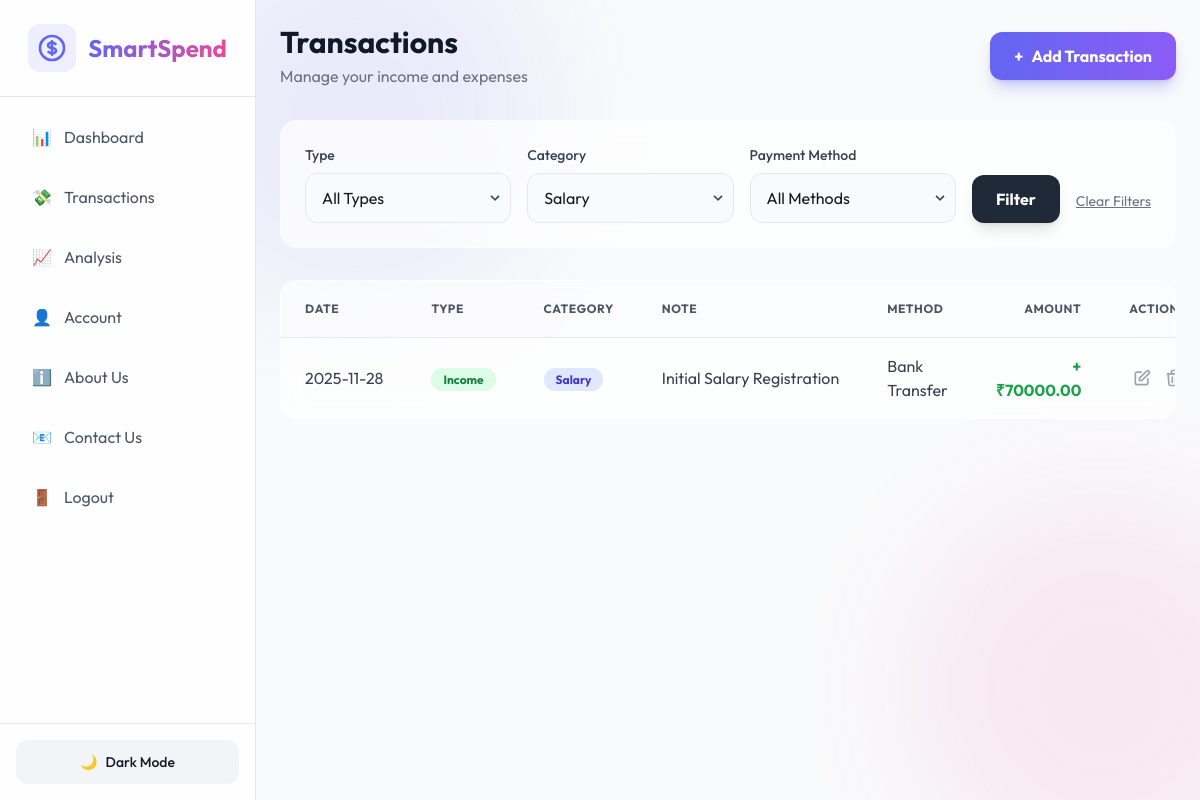
/expenses?category_id=9 (signed in), run on the app's committed database.
### app/models.py (models this page shows, shortened)
class Expense(db.Model):
    id = db.Column(db.Integer, primary_key=True)
    user_id = db.Column(db.Integer, db.ForeignKey('user.id'))
    category_id = db.Column(db.Integer, db.ForeignKey('category.id'))
    amount = db.Column(db.Float)
    date = db.Column(db.DateTime, index=True, default=datetime.utcnow)
    payment_method = db.Column(db.String(64))
    note = db.Column(db.String(140))
    type = db.Column(db.String(20), default='expense') # 'income' or 'expense'
    category = db.relationship('Category')

class Category(db.Model):
    id = db.Column(db.Integer, primary_key=True)
    name = db.Column(db.String(64))

### app/routes/expense_routes.py (the view)
@expense_bp.route('/expenses')
@login_required
def list_expenses():
    filters = {
        'category_id': request.args.get('category_id'),
        'payment_method': request.args.get('payment_method'),
        'type': request.args.get('type')
    }
    expenses = ExpenseService.get_expenses(current_user.id, filters)
    categories = Category.query.all()
    return render_template('expense/list.html', expenses=expenses, categories=categories)

### app/algorithms.py (called while the page is built)
def merge_sort_expenses(expenses, key='date', reverse=False):
    if len(expenses) <= 1:
        return expenses
    mid = len(expenses) // 2
    left_half = merge_sort_expenses(expenses[:mid], key, reverse)
    right_half = merge_sort_expenses(expenses[mid:], key, reverse)
    return _merge(left_half, right_half, key, reverse)

### app/models.py (called while the page is built)
@login_manager.user_loader
def load_user(user_id):
    return User.query.get(int(user_id))

### app/services/expense_service.py (called while the page is built)
    @staticmethod
    def get_expenses(user_id, filters=None):
        query = Expense.query.filter_by(user_id=user_id)
        if filters:
            if 'category_id' in filters and filters['category_id']:
                query = query.filter_by(category_id=filters['category_id'])
            if 'payment_method' in filters and filters['payment_method']:
                query = query.filter_by(payment_method=filters['payment_method'])
            if 'type' in filters and filters['type']:
                query = query.filter_by(type=filters['type'])
        expenses = query.all()
        return merge_sort_expenses(expenses, key='date', reverse=True)

### app/templates/expense/list.html (shortened to what this page needs)
{% extends "base.html" %}
{% block content %}
<div class="space-y-8">
    <div class="flex flex-col md:flex-row justify-between items-start md:items-center gap-4 animate-fade-in-down">
        <div>
            <h2 class="text-3xl font-bold text-gray-900 dark:text-white">Transactions</h2>
            <p class="text-gray-500 dark:text-gray-400 mt-1">Manage your income and expenses</p>
        </div>
        <a href="{{ url_for('expense.add_expense') }}"
            class="bg-gradient-to-r from-primary to-accent hover:from-indigo-600 hover:to-violet-600 text-white font-bold py-3 px-6 rounded-xl transition shadow-lg shadow-primary/30 flex items-center gap-2 transform hover:scale-105">
            <span>+</span> Add Transaction
        </a>
    </div>
    <div class="glass rounded-2xl p-6 animate-fade-in-down" style="animation-delay: 0.1s">
        <form method="GET" action="{{ url_for('expense.list_expenses') }}" class="flex flex-wrap gap-4 items-end">
            <div class="flex-1 min-w-[150px]">
                <label for="type" class="block text-sm font-medium text-gray-700 dark:text-gray-300 mb-2">Type</label>
                <div class="relative">
                    <select name="type" id="type"
                        class="w-full pl-4 pr-10 py-3 rounded-xl border border-gray-200 dark:border-gray-700 bg-gray-50 dark:bg-dark/50 text-gray-900 dark:text-white focus:ring-2 focus:ring-primary focus:border-transparent appearance-none transition">
                        <option value="">All Types</option>
                    </select>
                    <div
                        class="pointer-events-none absolute inset-y-0 right-0 flex items-center px-2 text-gray-700 dark:text-gray-300">
                    </div>
                </div>
            </div>
            <div class="flex-1 min-w-[200px]">
                <label for="category_id"
                    class="block text-sm font-medium text-gray-700 dark:text-gray-300 mb-2">Category</label>
                <div class="relative">
                    <select name="category_id" id="category_id"
                        class="w-full pl-4 pr-10 py-3 rounded-xl border border-gray-200 dark:border-gray-700 bg-gray-50 dark:bg-dark/50 text-gray-900 dark:text-white focus:ring-2 focus:ring-primary focus:border-transparent appearance-none transition">
                        {% for category in categories %}
                        <option value="{{ category.id }}" {% if request.args.get('category_id')|int==category.id
                            %}selected{% endif %}>{{ category.name }}</option>
                        {% endfor %}
                    </select>
                    <div
                        class="pointer-events-none absolute inset-y-0 right-0 flex items-center px-2 text-gray-700 dark:text-gray-300">
                    </div>
                </div>
            </div>
            <div class="flex-1 min-w-[200px]">
                <label for="payment_method"
                    class="block text-sm font-medium text-gray-700 dark:text-gray-300 mb-2">Payment Method</label>
                <div class="relative">
                    <select name="payment_method" id="payment_method"
                        class="w-full pl-4 pr-10 py-3 rounded-xl border border-gray-200 dark:border-gray-700 bg-gray-50 dark:bg-dark/50 text-gray-900 dark:text-white focus:ring-2 focus:ring-primary focus:border-transparent appearance-none transition">
                        <option value="">All Methods</option>
                    </select>
                    <div
                        class="pointer-events-none absolute inset-y-0 right-0 flex items-center px-2 text-gray-700 dark:text-gray-300">
                    </div>
                </div>
            </div>
            <button type="submit"
                class="bg-gray-800 dark:bg-white dark:text-gray-900 hover:bg-gray-700 dark:hover:bg-gray-200 text-white font-bold py-3 px-6 rounded-xl transition shadow-lg">
                Filter
            </button>
            {% if request.args.get('category_id') or request.args.get('payment_method') or request.args.get('type') %}
            <a href="{{ url_for('expense.list_expenses') }}"
                class="text-gray-500 hover:text-gray-700 dark:text-gray-400 dark:hover:text-gray-200 text-sm underline py-3">
                Clear Filters
            </a>
            {% endif %}
        </form>
    </div>
    <div class="glass rounded-2xl overflow-hidden animate-fade-in-down" style="animation-delay: 0.2s">
        <div class="overflow-x-auto">
            <table class="w-full text-left">
                <thead class="bg-gray-50/50 dark:bg-white/5 border-b border-gray-200 dark:border-gray-700">
                    <tr>
                        <th
                            class="px-6 py-5 font-bold text-gray-600 dark:text-gray-300 uppercase text-xs tracking-wider">
                            Date</th>
                        <th
                            class="px-6 py-5 font-bold text-gray-600 dark:text-gray-300 uppercase text-xs tracking-wider">
                            Type</th>
                        <th
                            class="px-6 py-5 font-bold text-gray-600 dark:text-gray-300 uppercase text-xs tracking-wider">
                            Category</th>
                        <th
                            class="px-6 py-5 font-bold text-gray-600 dark:text-gray-300 uppercase text-xs tracking-wider">
                            Note</th>
                        <th
                            class="px-6 py-5 font-bold text-gray-600 dark:text-gray-300 uppercase text-xs tracking-wider">
                            Method</th>
                        <th
                            class="px-6 py-5 font-bold text-gray-600 dark:text-gray-300 uppercase text-xs tracking-wider text-right">
                            Amount</th>
                        <th
                            class="px-6 py-5 font-bold text-gray-600 dark:text-gray-300 uppercase text-xs tracking-wider text-center">
                            Actions</th>
                    </tr>
                </thead>
                <tbody class="divide-y divide-gray-100 dark:divide-gray-700/50">
                    {% for expense in expenses %}
                    <tr class="hover:bg-gray-50/50 dark:hover:bg-white/5 transition duration-150">
                        <td class="px-6 py-4 text-gray-700 dark:text-gray-300 whitespace-nowrap">{{
                            expense.date.strftime('%Y-%m-%d') }}</td>
                        <td class="px-6 py-4">
                            {% if expense.type == 'income' %}
                            <span
                                class="px-3 py-1 text-xs font-bold rounded-full bg-green-100 text-green-700 dark:bg-green-500/20 dark:text-green-300">Income</span>
                            {% else %}
                            <span
                                class="px-3 py-1 text-xs font-bold rounded-full bg-red-100 text-red-700 dark:bg-red-500/20 dark:text-red-300">Expense</span>
                            {% endif %}
                        </td>
                        <td class="px-6 py-4">
                            <span
                                class="px-3 py-1 text-xs font-bold rounded-full bg-indigo-100 text-indigo-700 dark:bg-indigo-500/20 dark:text-indigo-300">
                                {{ expense.category.name if expense.category else 'Uncategorized' }}
                            </span>
                        </td>
                        <td class="px-6 py-4 text-gray-700 dark:text-gray-300 max-w-xs truncate">{{ expense.note }}</td>
                        <td class="px-6 py-4 text-gray-700 dark:text-gray-300">{{ expense.payment_method }}</td>
                        <td
                            class="px-6 py-4 font-bold text-right {% if expense.type == 'income' %}text-green-600 dark:text-green-400{% else %}text-red-600 dark:text-red-400{% endif %}">
                            {% if expense.type == 'income' %}+{% else %}-{% endif %}₹{{ "%.2f"|format(expense.amount) }}
                        </td>
                        <td class="px-6 py-4 text-center">
                            <div class="flex items-center justify-center gap-3">
                                <a href="{{ url_for('expense.edit_expense', id=expense.id) }}"
                                    class="text-gray-400 hover:text-primary transition transform hover:scale-110"
                                    title="Edit">
                                    <svg xmlns="http://www.w3.org/2000/svg" class="h-5 w-5" fill="none"
                                        viewBox="0 0 24 24" stroke="currentColor">
                                        <path stroke-linecap="round" stroke-linejoin="round" stroke-width="2"
                                            d="M11 5H6a2 2 0 00-2 2v11a2 2 0 002 2h11a2 2 0 002-2v-5m-1.414-9.414a2 2 0 112.828 2.828L11.828 15H9v-2.828l8.586-8.586z" />
                                    </svg>
                                </a>
                                <a href="{{ url_for('expense.delete_expense', id=expense.id) }}"
                                    class="text-gray-400 hover:text-red-500 transition transform hover:scale-110"
                                    title="Delete"
                                    onclick="return confirm('Are you sure you want to delete this transaction?')">
                                    <svg xmlns="http://www.w3.org/2000/svg" class="h-5 w-5" fill="none"
                                        viewBox="0 0 24 24" stroke="currentColor">
                                        <path stroke-linecap="round" stroke-linejoin="round" stroke-width="2"
                                            d="M19 7l-.867 12.142A2 2 0 0116.138 21H7.862a2 2 0 01-1.995-1.858L5 7m5 4v6m4-6v6m1-10V4a1 1 0 00-1-1h-4a1 1 0 00-1 1v3M4 7h16" />
                                    </svg>
                                </a>
                            </div>
                        </td>
                    </tr>
                    {% endfor %}
                </tbody>
            </table>
        </div>
    </div>
</div>
{% endblock %}

### app/static/css/styles.css (style rules this page uses)
.glass { background: rgba(255, 255, 255, 0.7); backdrop-filter: blur(12px); -webkit-backdrop-filter: blur(12px); border: 1px solid rgba(255, 255, 255, 0.3); }
.animate-fade-in-down { animation: fadeInDown 0.5s ease-out; }

### data on the page
Expense: date "2025-11-28", type "Income", category "Salary", note "Initial Salary Registration", payment_method "Bank Transfer", amount "70000.00"

### other printed values
form field category_id "Salary"
